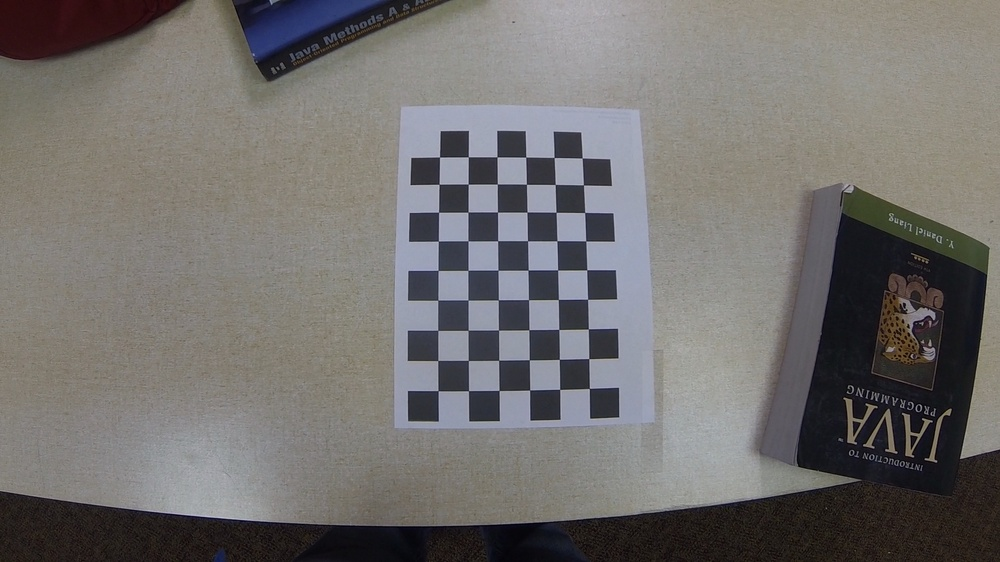
#> input picture calibration_samples2/Calibration_Frame100.jpg, 1000 x 562 px, shrunk from 1920 x 1080 before the run
$ python undist.py   (Python 2 division)
#> lines starting #> are read from the running program, lines starting #| are printed output that depends on the picture
import numpy as np
import cv2
from glob import glob

# copy parameters to arrays
K = np.array([[1.14377690e+03,   0.00000000e+00,   9.71017458e+02],
 [  0.00000000e+00,   1.14128154e+03,   5.18938715e+02], #2nd e is 03
 [  0.00000000e+00,  0.00000000e+00,   1.00000000e+00]])
d = np.array([-0.35194004,  0.22321843, -0.00039513, -0.00041706, -0.07914194]) # just use first two terms (no translation)

'''
K = np.array([[ 611.18390818,    0.,          515.31102633],
 [   0.,          611.06735263,  402.07540928],
 [   0.,            0.,            1.        ]])

d = np.array([-0.36824155,  0.28485465,0,0,0])#,  0.00079123,  0.00064925, -0.1634569 ])
'''


# read one of your images
# works well with

# for sample images
imgNames = glob('../calibration_samples_ex/GO*[0-9].JPG')

# for my own images
imgNames = glob('../calibration_samples2/Calibration*[0-9].jpg')

print imgNames
for name in imgNames:
	img = cv2.imread(name)
#> img is the input picture: shape (562, 1000, 3); mean B, G, R 110.1, 112, 114.6
	h, w = img.shape[:2]
#> h = 562; w = 1000
	# undistort
	newcamera, roi = cv2.getOptimalNewCameraMatrix(K, d, (w,h), 0)
#> roi = (0, 0, 999, 561)
	newimg = cv2.undistort(img, K, d, None, newcamera)
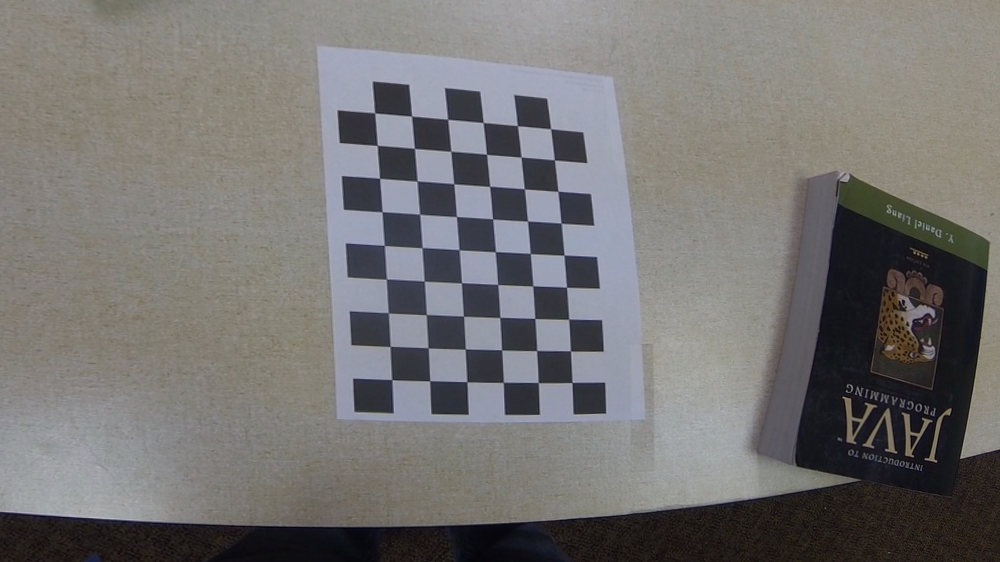
#> newimg: shape (562, 1000, 3); mean B, G, R 114.3, 115.5, 117.2

	# for samples
	path = name[:-4] + '_UNDIST' + name[-4:]
	# for my own
	path = name[:-4] + '_UNDIST' + name[-4:]

	print path
	cv2.imwrite(path,newimg)

img = cv2.imread("../calibration_samples_ex/GOPR0060.JPG")
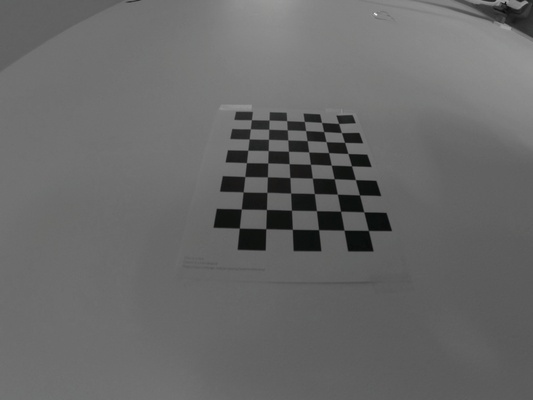
#> input picture calibration_samples_ex/GOPR0060.JPG, 533 x 400 px, shrunk from 1024 x 768 before the run
#> img is the input picture: shape (400, 533, 3); mean B, G, R 103.8, 103.8, 103.8
#img = cv2.imread("../calibration_samples2/Calibration_Frame100.jpg")
h, w = img.shape[:2]
#> h = 400; w = 533

# undistort
newcamera, roi = cv2.getOptimalNewCameraMatrix(K, d, (w,h), 0)
#> roi = (0, 0, 532, 399)
newimg = cv2.undistort(img, K, d, None, newcamera)
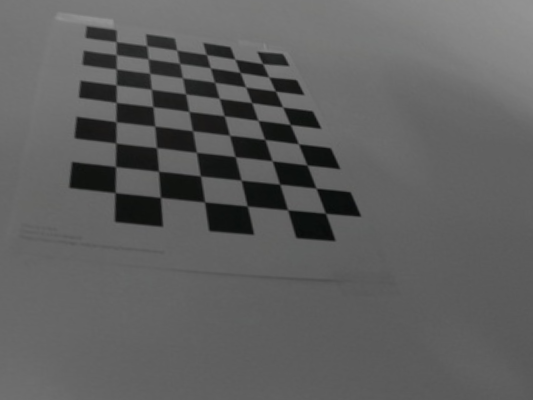
#> newimg: shape (400, 533, 3); mean B, G, R 94.9, 95, 94.9

cv2.imwrite("_original.jpg", img)
cv2.imwrite("_undistorted.jpg", newimg)
